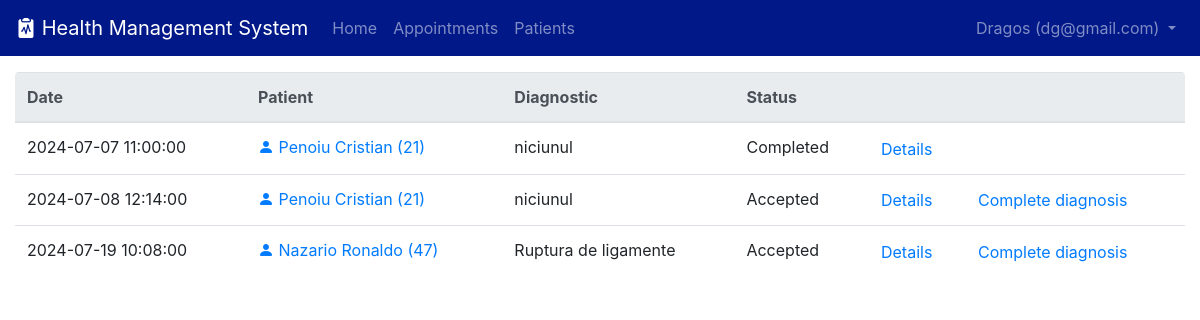
/appointment/list.php (signed in), run on the app's committed database.
### tables this page shows
CREATE TABLE `user` (
  `id` int(11) NOT NULL,
  `username` varchar(50) DEFAULT NULL,
  `password` varchar(255) DEFAULT NULL,
  `email` varchar(100) DEFAULT NULL,
  `tip_utilizator` varchar(255) DEFAULT NULL
);

CREATE TABLE `consultations` (
  `id` int(11) NOT NULL,
  `data_programarii` datetime NOT NULL,
  `pacient_id` int(11) NOT NULL,
  `cadru_medical_id` int(11) NOT NULL,
  `status` varchar(20) DEFAULT 'pending'
);

CREATE TABLE `pacient` (
  `id` int(11) NOT NULL,
  `nume` varchar(50) DEFAULT NULL,
  `prenume` varchar(50) DEFAULT NULL,
  `varsta` int(11) DEFAULT NULL,
  `gen` enum('M','F') DEFAULT NULL,
  `inaltime` int(11) DEFAULT NULL,
  `greutate` int(11) DEFAULT NULL,
  `diagnostic` varchar(255) DEFAULT NULL,
  `patologie_asociata` varchar(255) DEFAULT NULL,
  `telefon` varchar(20) DEFAULT NULL,
  `user_id` int(11) DEFAULT NULL,
  `data_nasterii` date DEFAULT NULL
);

### appointment/list.php (the view, shortened to what this page needs)
<?php
include("{$_SERVER['DOCUMENT_ROOT']}/eeris/template/header.php");
?>
<div class="container-fluid">
<table class="table table-hover rounded mt-3" style="overflow:hidden;">
  <thead class="thead-light">
    <tr>
    <?php if($user_type === "pacient") : ?>
      <th scope="col">Date</th>
      <th scope="col">Physician</th>
      <th scope="col">Status</th>
      <th scope="col"></th>
    <?php elseif($user_type === "cadru_medical") : ?>
      <th scope="col">Date</th>
      <th scope="col">Patient</th>
      <th scope="col">Diagnostic</th>
      <th scope="col">Status</th>
      <th scope="col" colspan="2"></th>
    <?php endif; ?>
    </tr>
  </thead>
  <tbody>
    <?php
    if($user_type === "pacient") {
        $appointments_query = "SELECT * FROM consultations WHERE pacient_id ='$pacient_id' ORDER BY `consultations`.`data_programarii` ASC";
    } else if ($user_type === "cadru_medical") {
        $appointments_query = "SELECT * FROM consultations WHERE cadru_medical_id ='$physician_id' ORDER BY `consultations`.`data_programarii` ASC";
    } else {
        $appointments_query = "SELECT * FROM consultations";
    }
    $appointments_result =  mysqli_query($con, $appointments_query);
    foreach($appointments_result as $appintment) {
        $physician_query = "SELECT nume, prenume FROM cadru_medical WHERE id = {$appintment['cadru_medical_id']}";
        $physician_result = mysqli_query($con, $physician_query);
        $physician = mysqli_fetch_assoc($physician_result);
        $patient_query = "SELECT nume, prenume, diagnostic, varsta FROM pacient WHERE id = {$appintment['pacient_id']}";
        $patient_result = mysqli_query($con, $patient_query);
        $patient = mysqli_fetch_assoc($patient_result);
        if($user_type === "pacient") {
            printf(
                '<tr scope="row">
                    <td>%s</td>
                    <td>%s</td>
                    <td>%s</td>
                    <td><a class="btn btn-link p-0" href="/eeris/appointment/details.php?appointment_id=%s">Details</a></td>
                </tr>',
                $appintment['data_programarii'],
                "{$physician['nume']} {$physician['prenume']}",
                ucfirst($appintment['status']),
                $appintment['id'],
            );
        } else {
            printf(
                '<tr scope="row">
                    <td>%s</span>
                    <td><a href="/eeris/patient/details.php?patient_id=%s"><i class="bi bi-person-fill"></i> %s</a></td>
                    <td>%s</td>
                    <td>%s</td>
                    <td><a class="btn btn-link p-0" href="/eeris/appointment/details.php?appointment_id=%s">Details</a></td>
                    ',
                $appintment['data_programarii'],
                $appintment['pacient_id'],
                "{$patient['nume']} {$patient['prenume']} ({$patient['varsta']})",
                $patient['diagnostic'],
                ucfirst($appintment['status']),
                $appintment['id'],
            );
            if($appintment['status'] === "accepted"){
                printf('<td><a class="btn btn-link p-0" href="/eeris/appointment/fill.php?appointment_id=%s">Complete diagnosis</a></td>', $appintment['id'],);
            } else {
                printf('<td></td>');
            }
            printf('</tr>');
        }
    }
    ?>
  </tbody>
</table>
</div>
<?php
include("{$_SERVER['DOCUMENT_ROOT']}/eeris/template/footer.php");
?>

### template/header.php (shortened to what this page needs)
<?php
if (isset($_SESSION['id'])) {
    $id = mysqli_real_escape_string($con, $_SESSION['id']);
    $user_query = "SELECT * FROM user WHERE id = '$id'";
    $user_result = mysqli_query($con, $user_query);
    if ($user_result) {
        $user = mysqli_fetch_assoc($user_result);
        $username = $user['username'];
        $user_id = $user['id'];
        $user_email = $user['email'];
        $user_type = $user['tip_utilizator'];
    } else {
        die("Query Error: " . mysqli_error($con));
    }
    if ($user_type === "pacient") {
        $pacient_query = "SELECT * FROM pacient WHERE user_id = '$user_id'";
        $pacient_result =  mysqli_query($con, $pacient_query);
        if ($pacient_result) {
            $pacient = mysqli_fetch_assoc($pacient_result);
            $pacient_id = $pacient['id'];
            $first_name = $pacient['prenume'];
            $last_name =  $pacient['nume'];
        }
    } else if ($user_type === "cadru_medical") {
        $physician_query = "SELECT u.username, u.email, cm.id, cm.nume, cm.prenume, cm.specialitate FROM user u
                JOIN cadru_medical cm ON u.id = cm.user_id
                WHERE u.id = '$id'";
        $physician_result = mysqli_query($con, $physician_query);
        if($physician_result) {
            $physician = mysqli_fetch_assoc($physician_result);
            $physician_id = $physician['id'];
        } else {
            die("Query Error: " . mysqli_error($con));
        }
    } else if ($user_type === "admin") {
    }
} else {
    die("Session ID not set");
}
?>
<!DOCTYPE html>
<html lang="en">
<head>
    <link rel="stylesheet" href="https://stackpath.bootstrapcdn.com/bootstrap/4.3.1/css/bootstrap.min.css">
    <link rel="stylesheet" href="https://cdn.jsdelivr.net/npm/bootstrap-icons@1.11.3/font/bootstrap-icons.min.css">
    <link rel="stylesheet" href="/eeris/template/bootstrap.config.css">
</head>
<body>
<nav class="navbar navbar-expand-lg navbar-dark bg-dark-blue">
  <a class="navbar-brand" href="/eeris/home.php"><i class="bi bi-clipboard2-pulse-fill"></i> Health Management System</a>
  <div class="collapse navbar-collapse" id="navbarText">
    <ul class="navbar-nav ms-auto">
      <li class="nav-item">
        <a class="nav-link" href="/eeris/home.php">Home<span class="sr-only">(current)</span></a>
      </li>
    <?php if($user_type === 'pacient') : ?>
      <li class="nav-item">
        <a class="nav-link" href="/eeris/appointment/list.php">Appointments <span class="sr-only">(current)</span></a>
      </li>
      <li class="nav-item">
        <a class="nav-link" href="/eeris/exercises/list.php">Exercises<span class="sr-only">(current)</span></a>
      </li>
      <li class="nav-item">
        <a class="nav-link" href="/eeris/statistics.php">Statistics <span class="sr-only">(current)</span></a>
      </li>
    <?php elseif($user_type === 'cadru_medical') : ?>
      <li class="nav-item">
        <a class="nav-link" href="/eeris/appointment/list.php">Appointments</a>
      </li>
      <li class="nav-item">
        <a class="nav-link" href="/eeris/patient/list.php">Patients</a>
      </li>
    <?php else : ?>
      <li class="nav-item">
        <a class="nav-link" href="#">Home <span class="sr-only">(current)</span></a>
      </li>
    <?php endif; ?>
    </ul>
    <ul class="navbar-nav ml-auto justify-content-end">
      <li class="nav-item dropdown justify-content-end">
        <a class="nav-link dropdown-toggle" href="#" id="navbarDropdown" role="button" data-toggle="dropdown" aria-haspopup="true" aria-expanded="false">
          <?php echo "{$username} ({$user_email})" ?>
        </a>
      </li>
    </ul>
  </div>
</nav>

### data on the page
user: username "Dragos", email "dg@gmail.com"
consultations: data_programarii "2024-07-07 11:00:00", pacient.varsta "Penoiu Cristian (21)", pacient.diagnostic "niciunul", status "Completed"
consultations: data_programarii "2024-07-08 12:14:00", pacient.varsta "Penoiu Cristian (21)", pacient.diagnostic "niciunul", status "Accepted"
consultations: data_programarii "2024-07-19 10:08:00", pacient.varsta "Nazario Ronaldo (47)", pacient.diagnostic "Ruptura de ligamente", status "Accepted"
